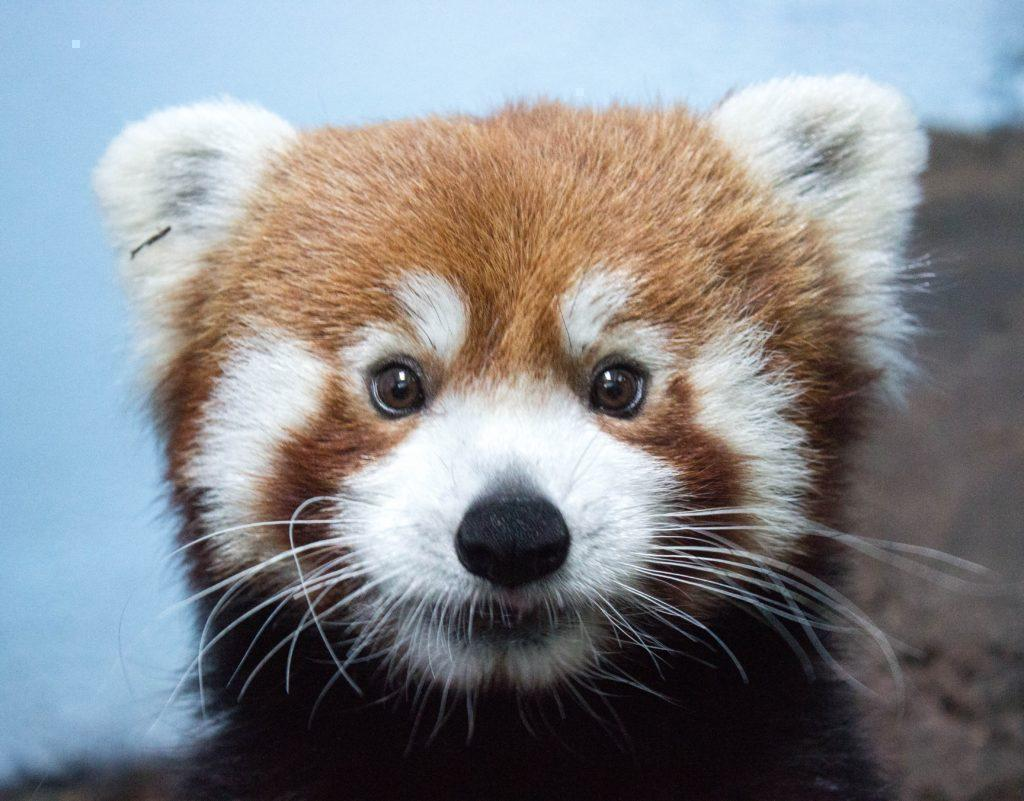
#> input picture panda.jpg, 1024 x 801 px
$ python grand.py
#> lines starting #> are read from the running program, lines starting #| are printed output that depends on the picture
### grandfilters.py
from PIL import Image

def load_img(imgName):
#> called with imgName = 'panda.jpg'
    im = Image.open(imgName)
#> im is the input picture: PIL image 1024x801 RGB; mean R, G, B 133.5, 135.1, 138.7
    return im

def show_img(myImg):
    myImg.show()

def save_img(imgO, fileName):
    imgO.save(fileName)

# [93 lines left out: functions aadya_invfilter, adriana_inverted, annie_instagram, breezy_emphasize_color, not called in this run]

def cathy_grayscale(pic1):
    pixel = list(pic1.getdata())
#> pixel = 820224 items
    newImg = []
    for i in pixel:
        grayscale = (int((i[0] + i[1] + i[2])/3), int((i[0] + i[1] + i[2])/3), int((i[0] + i[1] + i[2])/3))
        newImg.append(grayscale)
#> this loop made 820224 passes
#> (i, grayscale) on passes 1 to 3: ((151, 194, 228), (191, 191, 191)), ((150, 193, 227), (190, 190, 190)), ((148, 191, 225), (188, 188, 188))
#> after the loop, newImg = 820224 items
    newImage = Image.new("RGB", pic1.size, i)
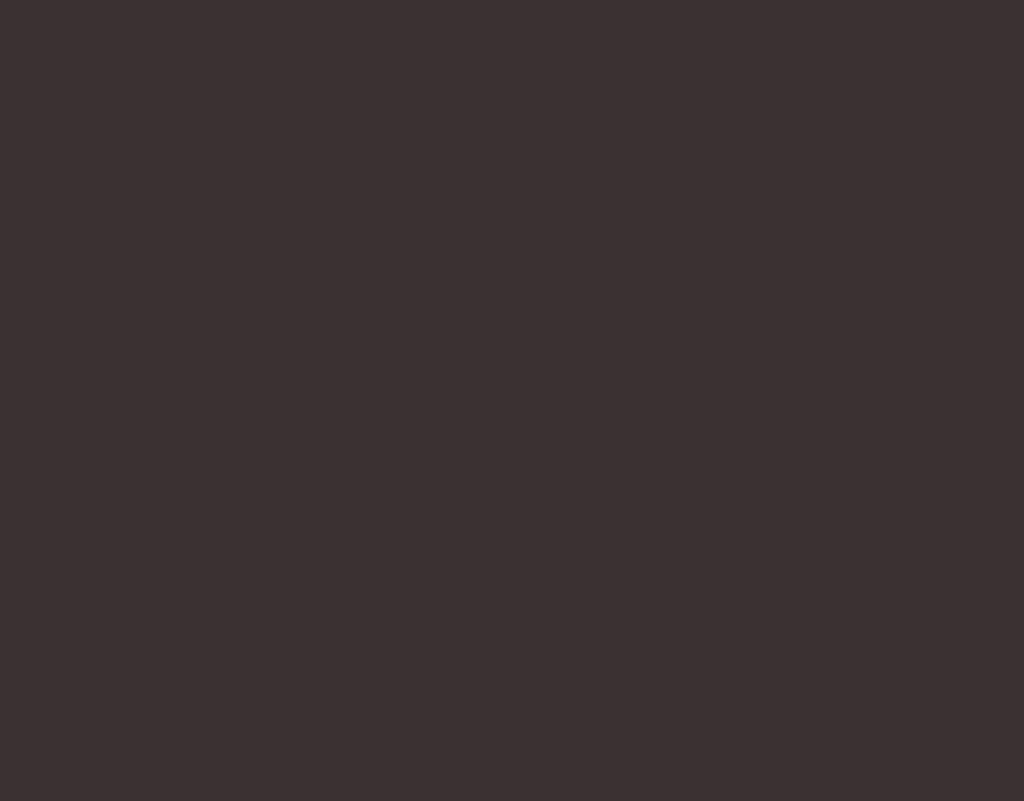
#> newImage: PIL image 1024x801 RGB; mean R, G, B 59, 49, 50
    newImage.putdata(newImg)
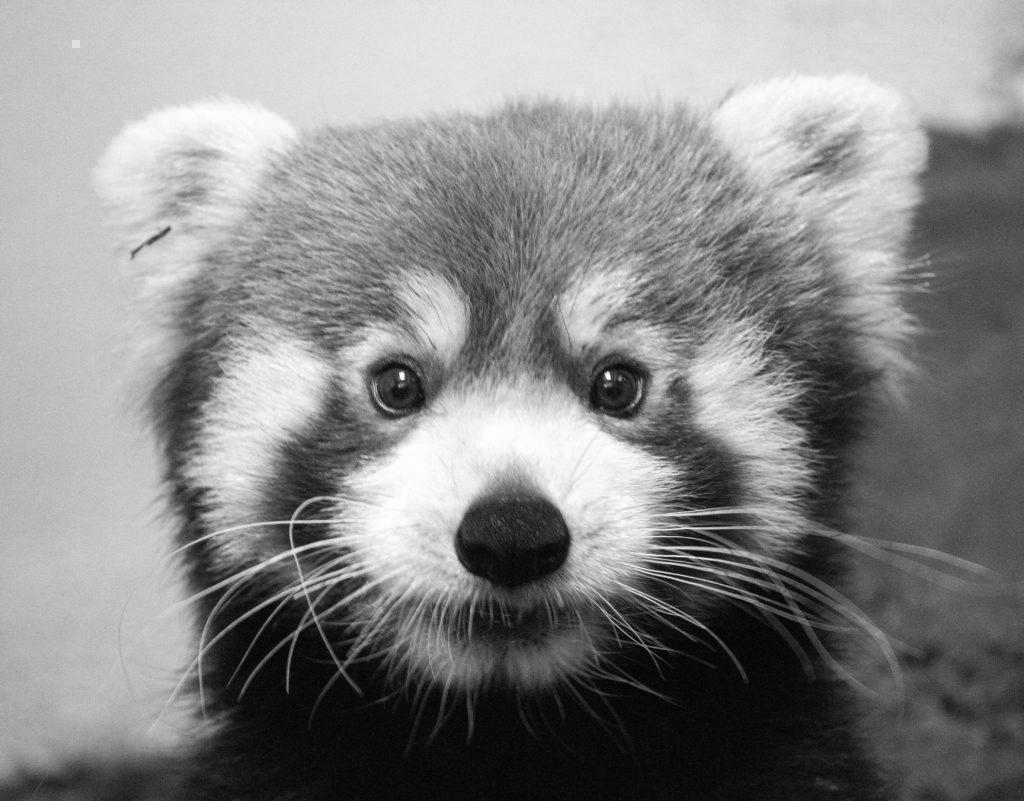
#> newImage: PIL image 1024x801 RGB; min 0, max 255, mean 135.5
    return newImage

# [250 lines left out: functions jade_half_obama, jenn_bluepic, jolina_pancon, joyce_blue, kelsey_tint, maggie_grayscale and 4 more, not called in this run]

### grand.py
from grandfilters import *

def main():
    #change "file_name_here with your image link"
    myImg = load_img("panda.jpg")
    #pick one of the filters here
    newImg = cathy_grayscale(myImg)

    newImg.show()

main()

$ run again, with adrhs.jpg copied over panda.jpg
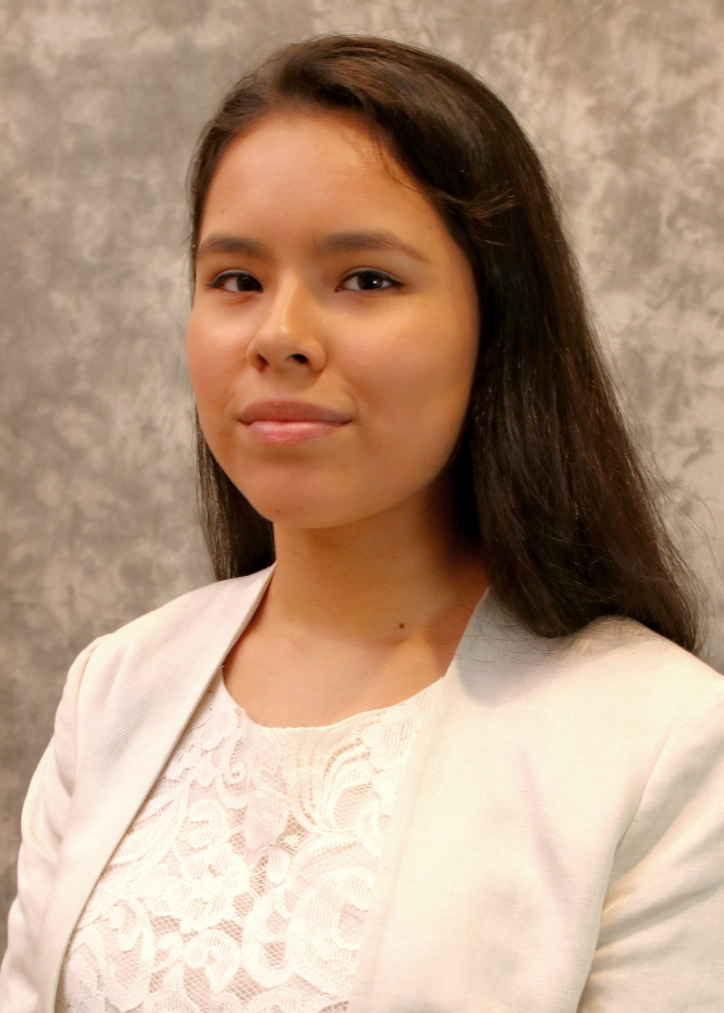
#> input picture adrhs.jpg, 1447 x 2026 px (shown at 1/2 size)
#> in load_img, im is the input picture: PIL image 1447x2026 RGB; mean R, G, B 180.8, 151.8, 128.2
#> pixel = 2931622 items
#> the loop in cathy_grayscale, `for i in pixel:` made 2931622 passes
#> (i, grayscale) on passes 1 to 3: ((189, 164, 142), (165, 165, 165)), ((189, 164, 142), (165, 165, 165)), ((188, 163, 141), (164, 164, 164))
#> in cathy_grayscale, `newImage = Image.new("RGB", pic1.size, i)`:
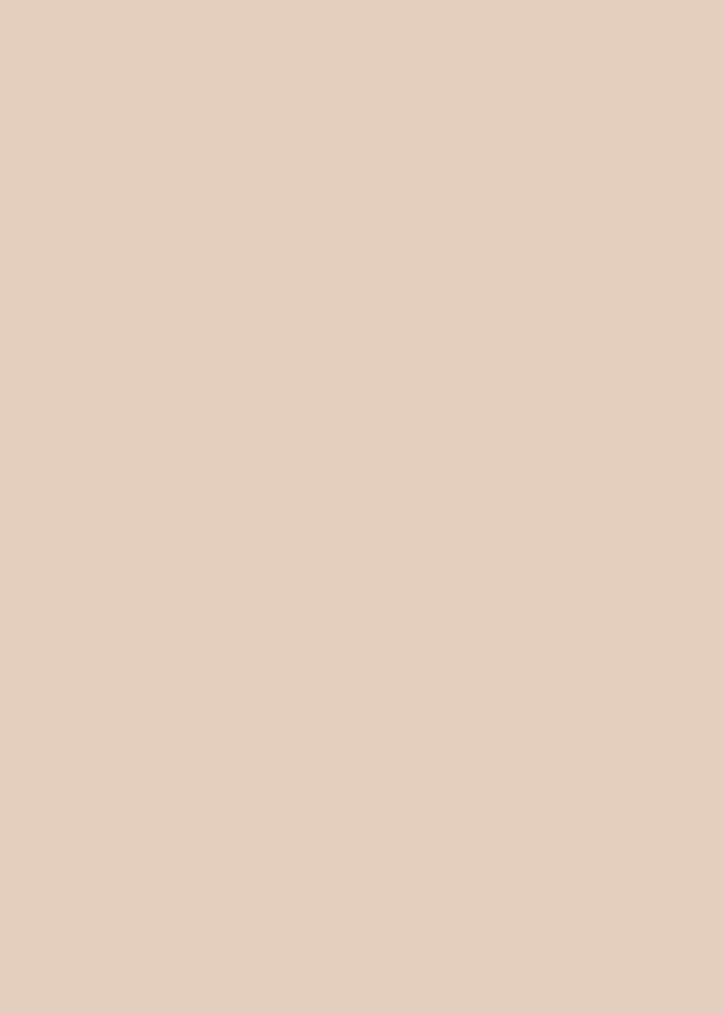
#> newImage: PIL image 1447x2026 RGB (shown at 1/2 size); mean R, G, B 229, 207, 193
#> in cathy_grayscale, `newImage.putdata(newImg)`:
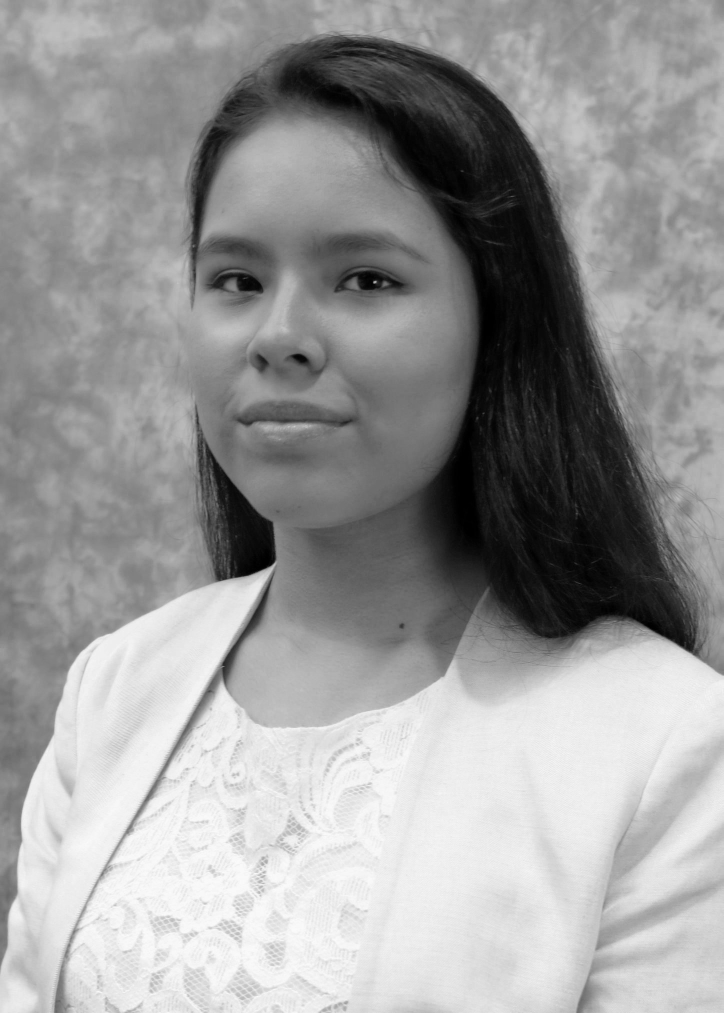
#> newImage: PIL image 1447x2026 RGB (shown at 1/2 size); min 0, max 252, mean 153.3

$ run again, with air.jpg copied over panda.jpg
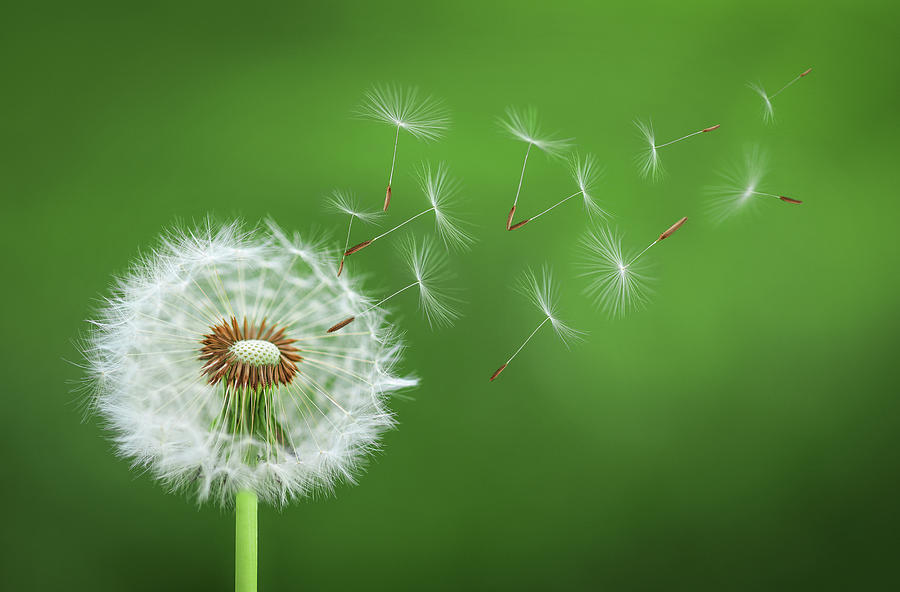
#> input picture air.jpg, 900 x 592 px
#> in load_img, im is the input picture: PIL image 900x592 RGB; mean R, G, B 87.2, 131.5, 60.3
#> pixel = 532800 items
#> the loop in cathy_grayscale, `for i in pixel:` made 532800 passes
#> (i, grayscale) on passes 1 to 3: ((53, 95, 29), (59, 59, 59)), ((53, 95, 29), (59, 59, 59)), ((53, 95, 29), (59, 59, 59))
#> in cathy_grayscale, `newImage = Image.new("RGB", pic1.size, i)`:
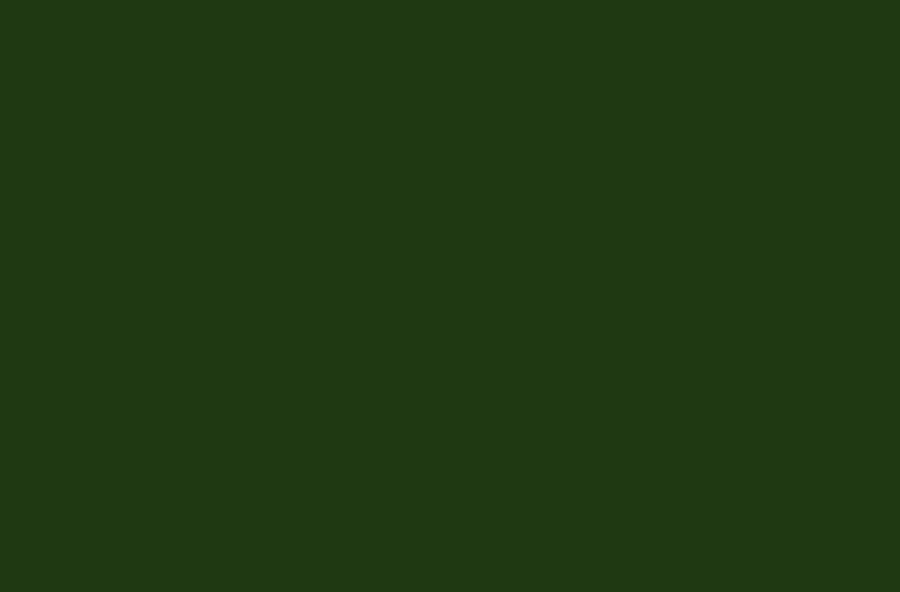
#> newImage: PIL image 900x592 RGB; mean R, G, B 31, 57, 18
#> in cathy_grayscale, `newImage.putdata(newImg)`:
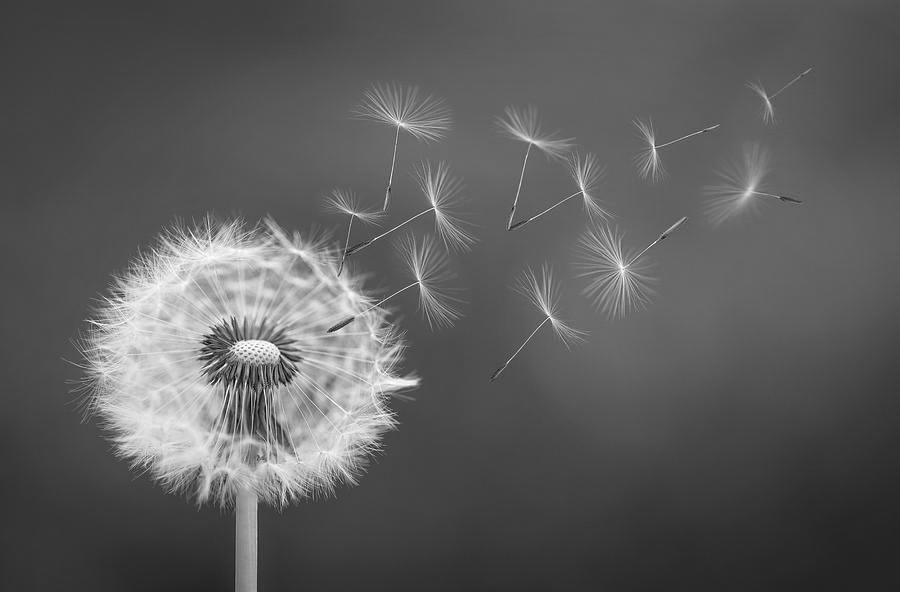
#> newImage: PIL image 900x592 RGB; min 2, max 254, mean 92.6

$ run again, with at2 (1).jpg copied over panda.jpg
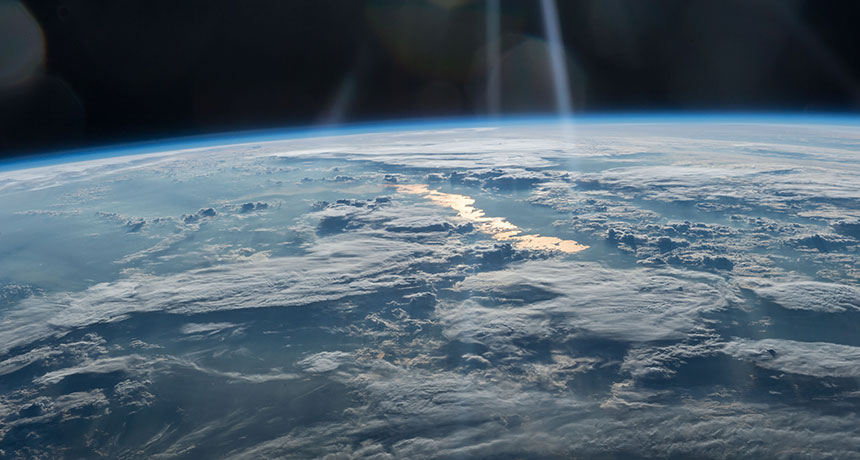
#> input picture at2 (1).jpg, 860 x 460 px
#> in load_img, im is the input picture: PIL image 860x460 RGB; mean R, G, B 82.3, 98.6, 110.9
#> pixel = 395600 items
#> the loop in cathy_grayscale, `for i in pixel:` made 395600 passes
#> (i, grayscale) on passes 1 to 3: ((30, 49, 55), (44, 44, 44)), ((30, 49, 55), (44, 44, 44)), ((30, 49, 55), (44, 44, 44))
#> in cathy_grayscale, `newImage = Image.new("RGB", pic1.size, i)`:
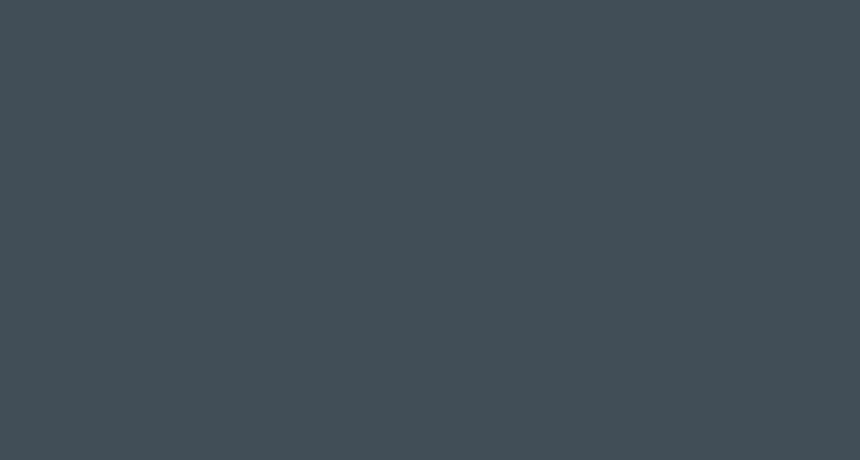
#> newImage: PIL image 860x460 RGB; mean R, G, B 65, 78, 87
#> in cathy_grayscale, `newImage.putdata(newImg)`:
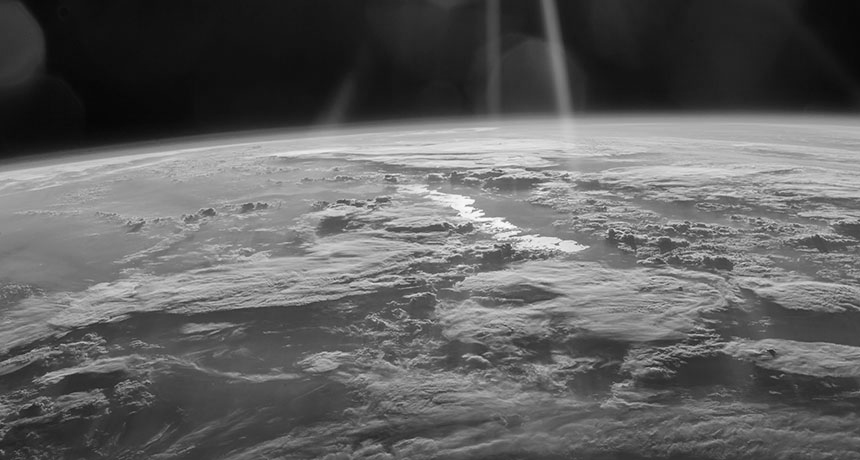
#> newImage: PIL image 860x460 RGB; min 6, max 252, mean 96.9
